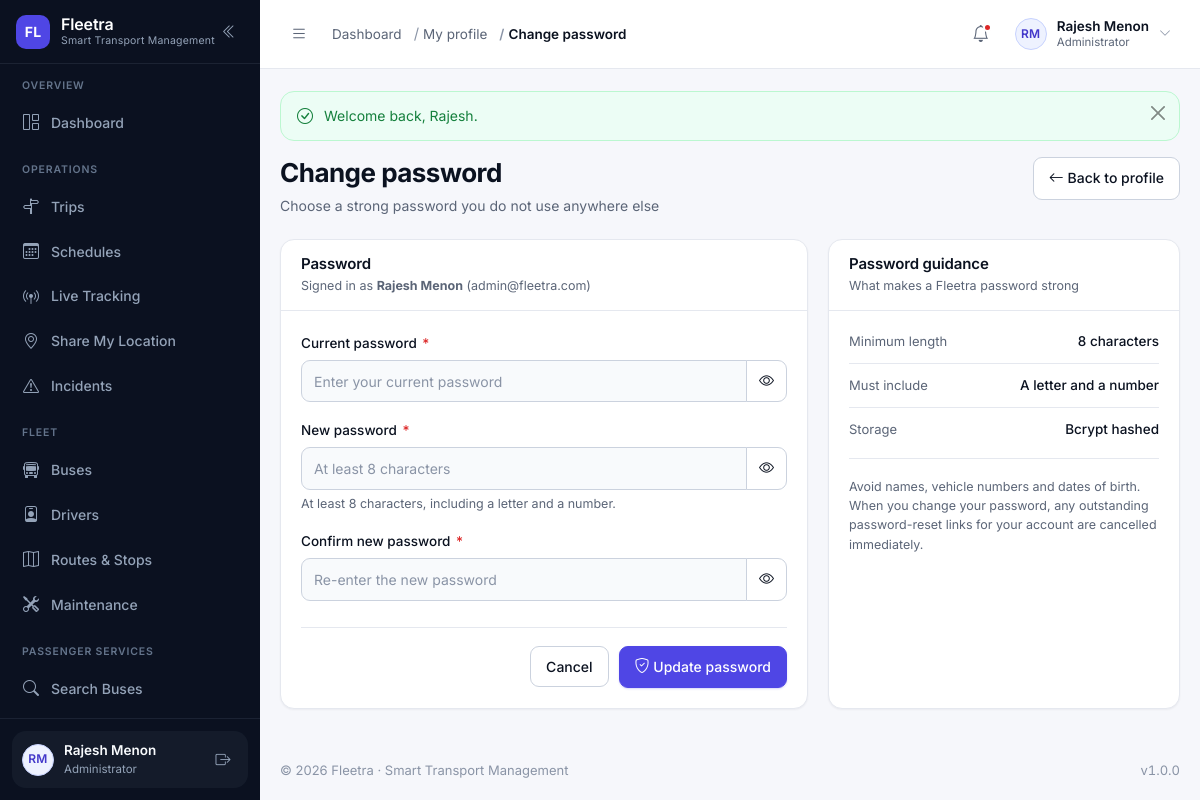
The page /change-password.php (signed in) on the database its author committed.
### tables this page shows
CREATE TABLE users (
    id            INT UNSIGNED NOT NULL AUTO_INCREMENT,
    name          VARCHAR(120)  NOT NULL,
    email         VARCHAR(160)  NOT NULL,
    phone         VARCHAR(20)   DEFAULT NULL,
    password      VARCHAR(255)  NOT NULL COMMENT 'password_hash() output — never plain text',
    role          VARCHAR(30)   NOT NULL DEFAULT 'passenger'
                  COMMENT 'admin | manager | dispatcher | driver | passenger (VARCHAR so new roles need no migration)',
    profile_image VARCHAR(255)  DEFAULT NULL,
    status        ENUM('active','inactive','suspended','deleted') NOT NULL DEFAULT 'active',
    last_login    DATETIME      DEFAULT NULL,
    created_at    DATETIME      NOT NULL DEFAULT CURRENT_TIMESTAMP,
    updated_at    DATETIME      NOT NULL DEFAULT CURRENT_TIMESTAMP ON UPDATE CURRENT_TIMESTAMP,
    PRIMARY KEY (id),
    UNIQUE KEY uq_users_email (email),
    KEY idx_users_role (role),
    KEY idx_users_status (status)
);

### change-password.php (the view, shortened to what the rows shown need)
<?php
require_once __DIR__ . '/includes/permissions.php';
require_login();
$user   = current_user();
require __DIR__ . '/includes/header.php';
?>
<?= render_page_header(
    'Change password',
    'Choose a strong password you do not use anywhere else',
    '<a class="btn btn-outline-secondary" href="' . e(url('profile.php')) . '">
        <i class="bi bi-arrow-left" aria-hidden="true"></i> Back to profile
     </a>'
) ?>
<div class="grid-wide-side">
    <form method="post" action="<?= e(url('change-password.php')) ?>" novalidate>
        <div class="card-fl">
            <div class="card-fl__header">
                <div>
                    <h2 class="card-fl__title">Password</h2>
                    <p class="card-fl__subtitle">
                        Signed in as <strong><?= e($user['name']) ?></strong>
                        (<?= e($user['email']) ?>)
                    </p>
                </div>
            </div>
        </div>
    </form>
    <div class="card-fl">
        <div class="card-fl__header">
            <div>
                <h2 class="card-fl__title">Password guidance</h2>
            </div>
        </div>
    </div>
</div>
<?php require __DIR__ . '/includes/footer.php'; ?>

### includes/sidebar.php (shortened to what the rows shown need)
<?php
$navUser        = current_user();
?>
<aside class="sidebar" id="appSidebar" aria-label="Main navigation">
    <div class="sidebar__footer">
        <div class="sidebar-user">
            <a class="sidebar-user__link" href="<?= e(url('profile.php')) ?>" title="Open my profile">
                <?= avatar_markup($navUser, 'sm') ?>
                <span class="sidebar-user__text">
                    <span class="sidebar-user__name"><?= e($navUser['name'] ?? 'Guest') ?></span>
                    <span class="sidebar-user__role"><?= e(role_label(current_role())) ?></span>
                </span>
            </a>
        </div>
    </div>
</aside>

### includes/functions.php (shortened to what the rows shown need)
<?php
require_once __DIR__ . '/../config/database.php';
function url(string $path = ''): string
{
    return BASE_URL . ltrim($path, '/');
}
function e(mixed $value): string
{
    return htmlspecialchars((string) ($value ?? ''), ENT_QUOTES | ENT_SUBSTITUTE, 'UTF-8');
}
function initials(?string $name): string
{
    $name  = trim((string) $name);
    $parts    = preg_split('/\s+/', $name) ?: [];
    $initials = '';
    foreach ($parts as $part) {
        $initials .= strtoupper(substr($part, 0, 1));
        if (strlen($initials) === 2) {
            break;
        }
    }
    return $initials !== '' ? $initials : 'FL';
}
function upload_url(?string $filename, string $folder): ?string
{
    if (empty($filename)) {
        return null;
    }
    return url('uploads/' . trim($folder, '/') . '/' . $filename);
}
function avatar_markup(?array $user, string $size = 'sm'): string
{
    $name = (string) ($user['name'] ?? '');
    $url  = upload_url($user['profile_image'] ?? null, 'profiles');
    return '<span class="avatar avatar--' . e($size) . '" aria-hidden="true">'
        . e(initials($name)) . '</span>';
}
function render_page_header(string $title, string $subtitle = '', string $actionsHtml = ''): string
{
    $html = '<div class="page-head"><div class="page-head__text">';
    $html .= '<h1 class="page-title">' . e($title) . '</h1>';
    if ($subtitle !== '') {
        $html .= '<p class="page-subtitle">' . e($subtitle) . '</p>';
    }
    $html .= '</div>';
    if ($actionsHtml !== '') {
        $html .= '<div class="page-head__actions">' . $actionsHtml . '</div>';
    }
    return $html . '</div>';
}

### includes/topbar.php (shortened to what the rows shown need)
<?php
$topbarUser     = current_user();
?>
<header class="topbar">
    <div class="topbar__right">
        <div class="dropdown">
            <button class="user-menu" type="button" data-bs-toggle="dropdown"
                    aria-expanded="false" aria-haspopup="true">
                <?= avatar_markup($topbarUser, 'sm') ?>
                <span class="user-menu__text">
                    <span class="user-menu__name"><?= e($topbarUser['name'] ?? 'Guest') ?></span>
                    <span class="user-menu__role"><?= e(role_label(current_role())) ?></span>
                </span>
                <i class="bi bi-chevron-down user-menu__caret" aria-hidden="true"></i>
            </button>
        </div>
    </div>
</header>

### rows shown on the page
users: name "RM RM", name "Rajesh Menon", role "Administrator", email "admin@fleetra.com"

### other values the page prints
FLEETRA_NAME "Fleetra"
FLEETRA_TAGLINE "Smart Transport Management"
$group['section'] "OVERVIEW"
$label "Dashboard"
$group['section'] "OPERATIONS"
$label "Trips"
$label "Schedules"
$label "Live Tracking"
$label "Share My Location"
$label "Incidents"
$group['section'] "FLEET"
$label "Buses"
$label "Drivers"
$label "Routes & Stops"
$label "Maintenance"
